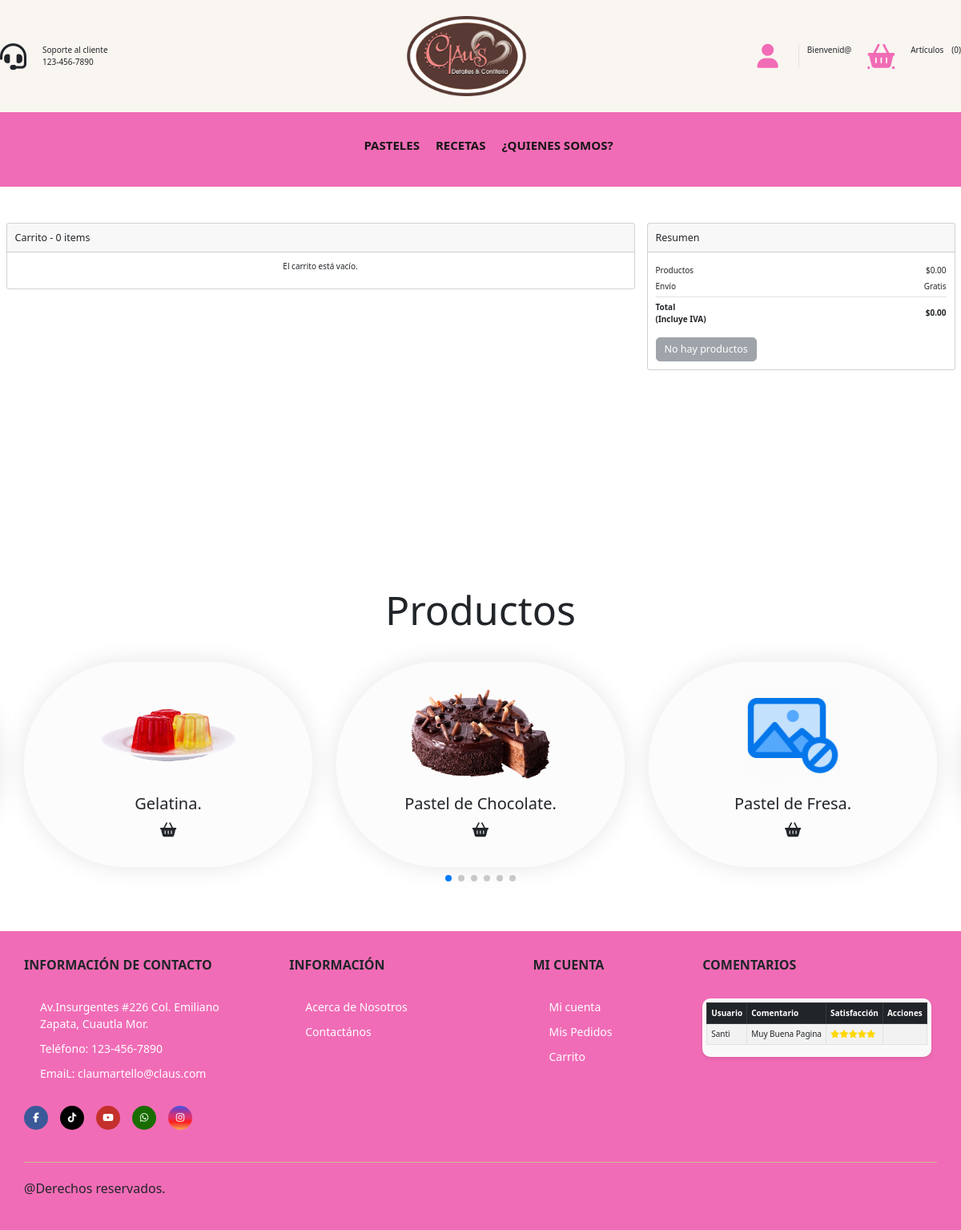
Page /Vista/carrito.php on the earlier database version.
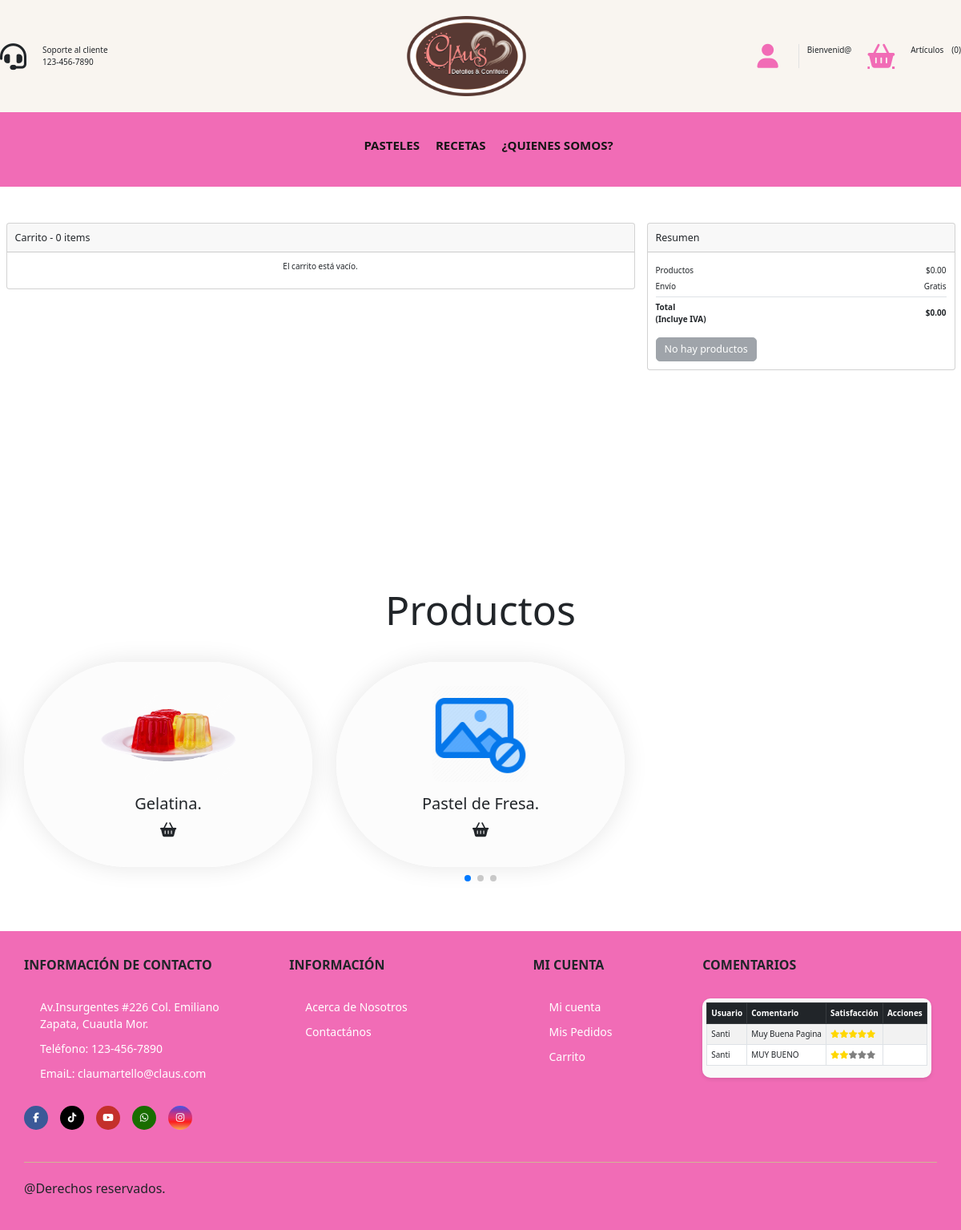
Same page on the later database version.
### tables this page shows
CREATE TABLE `pasteles` (
  `id_pastel` int(11) NOT NULL COMMENT 'Guarda el numero identificador del pastel',
  `nombreP` varchar(20) NOT NULL COMMENT 'Guarda el nombre del pastel',
  `descripcion` text NOT NULL COMMENT 'Guarda una descripcion de lo que contiene el pastel',
  `precio` double NOT NULL DEFAULT 0 COMMENT 'Guarda el precio del pastel',
  `visualizacion` varchar(15) NOT NULL COMMENT 'Se alamacena visualizar o ocultar dependiendo si se desea visualizar el pastel',
  PRIMARY KEY (`id_pastel`)
);

CREATE TABLE `comentarios` (
  `id` int(11) NOT NULL AUTO_INCREMENT,
  `idUsuario` varchar(10) NOT NULL COMMENT 'Guarda el numero identificador del usuario que hizo el comentario',
  `comentario` text NOT NULL COMMENT 'Guarda el comentario realizado por el usuario',
  `satisfaccion` int(11) NOT NULL COMMENT 'Guarda la satisfacci?n del usuario con el servicio (1-5)',
  PRIMARY KEY (`id`),
  KEY `idUsuario` (`idUsuario`),
  CONSTRAINT `comentarios_ibfk_1` FOREIGN KEY (`idUsuario`) REFERENCES `usuarios` (`usuario`) ON DELETE CASCADE ON UPDATE CASCADE
);

CREATE TABLE `usuarios` (
  `usuario` varchar(10) NOT NULL COMMENT 'Guarda el nombre identificador del usuario',
  `nombre` varchar(20) NOT NULL COMMENT 'Guarda el nombre real del usuario',
  `apellido` varchar(20) NOT NULL COMMENT 'Guarda el apellido del usuario',
  `correo` varchar(30) NOT NULL COMMENT 'Guarda el correo del usuario',
  `contrasena` varchar(30) NOT NULL COMMENT 'Guarda la contrasenia del usuario',
  `rol` int(11) NOT NULL COMMENT 'Tipo de rol del usuario',
  PRIMARY KEY (`usuario`),
  KEY `rol` (`rol`),
  CONSTRAINT `usuarios_ibfk_1` FOREIGN KEY (`rol`) REFERENCES `rol` (`id_rol`) ON UPDATE CASCADE
);

### Vista/carrito.php (the view, shortened to what the changed rows need)
<?php require '../Static/head.php'; ?>
<link rel="stylesheet" href="../Static/css/CarritoStyle.css" />
<body>
    <section class="produ" id="produ">
        <div class="heading">
            <h1 class="heading-1">Productos</h1>
        </div>
        <div class="swiper produ-row">
            <div class="swiper-wrapper">
                <?php
                $counter = 4;
                foreach (array_slice($pasteles, 3) as $row) {
                    $imagen = "../Static/img/Productos/" . $row['nombreP'] . ".png";
                    if (!file_exists($imagen)) {
                        $imagen = "../Static/img/nophoto.png";
                    }
                    ?>
                    <div class="swiper-slide box">
                        <div class="img">
                            <img onclick="handleButtonClick(<?php echo $counter; ?>, '<?php echo $url; ?>', <?php echo $row['id_pastel']; ?>,
                                    '<?php echo htmlspecialchars($row['descripcion'], ENT_QUOTES); ?>')" src="<?php echo $imagen; ?>" alt="">
                        </div>
                        <div class="produ-content">
                            <h3><?php echo $row['nombreP']; ?>.</h3>
                            <div class="orderNow">
                                <button class="fa-solid fa-basket-shopping"
                                    onclick="handleButtonClick(<?php echo $counter; ?>, '<?php echo $url; ?>', <?php echo $row['id_pastel']; ?>,
                                    '<?php echo htmlspecialchars($row['descripcion'], ENT_QUOTES); ?>')">
                                </button>
                            </div>
                        </div>
                    </div>
                    <?php
                    $counter++;
                }
                ?>
            </div>
            <div class="swiper-pagination"></div>
        </div>
    </section>
    <?php require '../Static/footer.php';?>
</body>

### Static/footer.php (shortened to what the changed rows need)
<footer class="footer">
			<div class="container container-footer">
				<div class="menu-footer">
					<div class="newsletter">
						<div class="content">
              <div class="comentarios">
                <div class="table-responsive">
                    <table class="table table-striped table-bordered table-hover">
                        <thead class="table-dark">
                            <tr>
                                <th>Usuario</th>
                                <th>Comentario</th>
                                <th>Satisfacción</th>
                                <th>Acciones</th>
                            </tr>
                        </thead>
                        <tbody>
                            <?php
                            $consulta = "SELECT c.idUsuario, c.id ,c.comentario, c.satisfaccion, u.nombre FROM comentarios c JOIN usuarios u ON c.idUsuario = u.usuario;";
                            $resultado = mysqli_query($conexion, $consulta);
                            if (mysqli_num_rows($resultado) > 0) {
                                while ($row = mysqli_fetch_assoc($resultado)) {
                                    $nombre = $row['nombre'];
                                    $com = $row['comentario'];
                                    $satisfaccion = $row['satisfaccion'];
                            ?>
                            <tr>
                                <td><?php echo $nombre; ?></td>
                                <td><?php echo $com; ?></td>
                                <td>
                                    <?php
                                    for ($i = 1; $i <= 5; $i++) {
                                        if ($i <= $satisfaccion) {
                                            echo '<i class="fa fa-star" style="color: gold;"></i>';
                                        } else {
                                            echo '<i class="fa fa-star" style="color: gray;"></i>';
                                        }
                                    }
                                    ?>
                                </td>
                                <td>
                                </td>
                            </tr>
                            <?php
                                }
                            } else {
                                echo '<tr><td colspan="4">No hay Comentarios disponibles.</td></tr>';
                            }
                            ?>
                        </tbody>
                    </table>
                </div>
            </div>
						</div>
					</div>
				</div>
			</div>
		</footer>

Differences in the rows shown:
no longer on this page (row unchanged): pasteles: nombreP (picture), nombreP "Pastel de Chocolate"
added comentarios: idUsuario.nombre "Santi", comentario "MUY BUENO", satisfaccion 2 (drawn)
